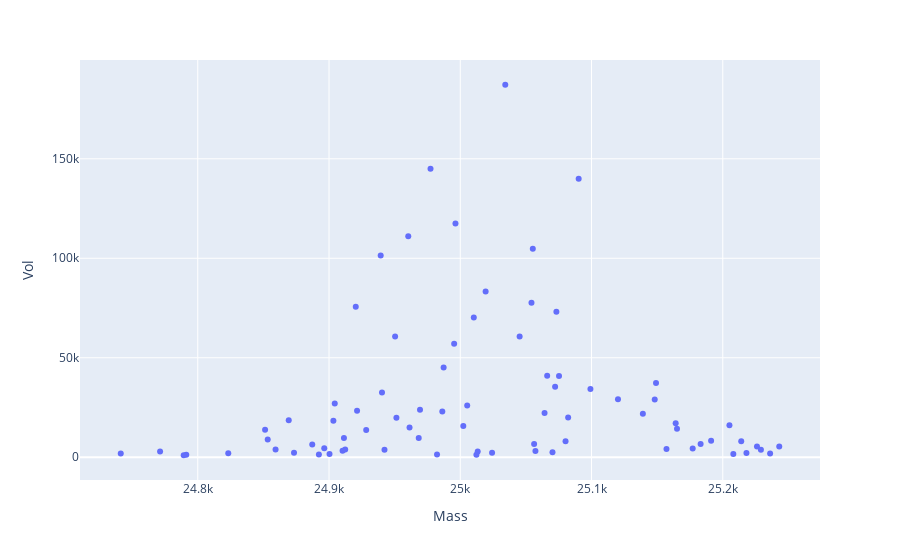

Notebook code for this chart:
### Code cell
plotly_zone(df3[df3.Mass>24000], y='Vol')
df3[(df3.Mass>24000)&(df3.Vol>5E4)].shape
